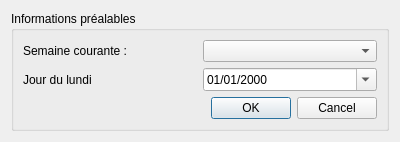
<?xml version="1.0" encoding="UTF-8"?>
<ui version="4.0">
 <class>IntroInterface</class>
 <widget class="QDialog" name="IntroInterface">
  <property name="windowModality">
   <enum>Qt::WindowModal</enum>
  </property>
  <property name="geometry">
   <rect>
    <x>0</x>
    <y>0</y>
    <width>400</width>
    <height>128</height>
   </rect>
  </property>
  <property name="windowTitle">
   <string>Préambule</string>
  </property>
  <layout class="QVBoxLayout" name="verticalLayout">
   <item>
    <widget class="QGroupBox" name="groupBox">
     <property name="title">
      <string>Informations préalables</string>
     </property>
     <layout class="QVBoxLayout" name="verticalLayout_2">
      <item>
       <layout class="QGridLayout" name="gridLayout">
        <item row="0" column="0">
         <widget class="QLabel" name="label">
          <property name="text">
           <string>Semaine courante : </string>
          </property>
         </widget>
        </item>
        <item row="0" column="1">
         <widget class="QComboBox" name="week"/>
        </item>
        <item row="1" column="0">
         <widget class="QLabel" name="label_2">
          <property name="text">
           <string>Jour du lundi</string>
          </property>
         </widget>
        </item>
        <item row="1" column="1">
         <widget class="QDateEdit" name="monday">
          <property name="displayFormat">
           <string>dd/MM/yyyy</string>
          </property>
          <property name="calendarPopup">
           <bool>true</bool>
          </property>
         </widget>
        </item>
       </layout>
      </item>
      <item>
       <widget class="QDialogButtonBox" name="buttonBox">
        <property name="orientation">
         <enum>Qt::Horizontal</enum>
        </property>
        <property name="standardButtons">
         <set>QDialogButtonBox::Cancel|QDialogButtonBox::Ok</set>
        </property>
       </widget>
      </item>
     </layout>
    </widget>
   </item>
  </layout>
 </widget>
 <resources/>
 <connections>
  <connection>
   <sender>buttonBox</sender>
   <signal>accepted()</signal>
   <receiver>IntroInterface</receiver>
   <slot>accept()</slot>
   <hints>
    <hint type="sourcelabel">
     <x>237</x>
     <y>100</y>
    </hint>
    <hint type="destinationlabel">
     <x>157</x>
     <y>127</y>
    </hint>
   </hints>
  </connection>
  <connection>
   <sender>buttonBox</sender>
   <signal>rejected()</signal>
   <receiver>IntroInterface</receiver>
   <slot>reject()</slot>
   <hints>
    <hint type="sourcelabel">
     <x>305</x>
     <y>106</y>
    </hint>
    <hint type="destinationlabel">
     <x>286</x>
     <y>127</y>
    </hint>
   </hints>
  </connection>
 </connections>
</ui>
